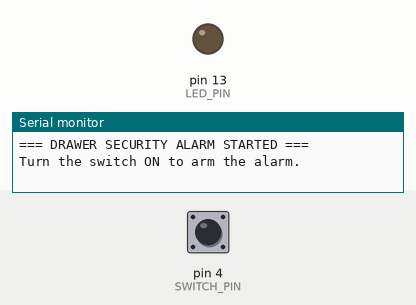
This sketch was run on a simulated Arduino Uno, built with avr-gcc and run on an emulated ATmega328P. Parts: output pins drawn as LEDs (lit = HIGH), the last lines printed to the serial monitor. Dashed ring = blinking. The test bench sets the inputs (shaded band); at power-on: pin 4 (SWITCH_PIN) HIGH.

Above: at 1.2 s.
1.3 s: pin 4 (SWITCH_PIN) pulled LOW for 3.2 s
At 1.43 s:
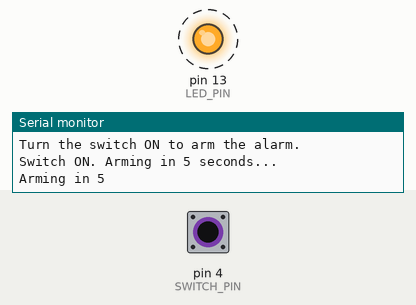
Timing chart, 0 to 6.1 s (numbered marks = the images above; inputs shaded):
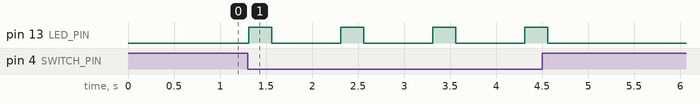

The sketch:

DRAWER_SECURITY_ALARM.ino
```cpp
/*
  DRAWER SECURITY ALARM - FINAL VERSION (Class 7)
  ------------------------------------------------
  How it works:
  1. Turn the switch ON to arm the alarm.
  2. Wait 5 seconds (countdown) so the drawer can be closed.
  3. A laser beam shines on the LDR module.
  4. If the beam is broken OR the IR sensor sees something,
     the alarm rings (buzzer + red LED).
  5. The alarm keeps ringing until the switch is turned OFF.

  Components: Arduino Uno, laser diode, LDR module, IR sensor,
              ON/OFF switch, buzzer, built-in LED
*/

// -------- PIN NAMES --------
const int LDR_PIN    = 2;    // LDR module DO pin
const int IR_PIN     = 3;    // IR sensor OUT pin
const int SWITCH_PIN = 4;    // ON/OFF switch
const int BUZZER_PIN = 8;    // Buzzer + pin
const int LED_PIN    = 13;   // Built-in red LED

// -------- SETTINGS (values you told me) --------
// LDR gives 0 (LOW) when laser hits it, so beam BROKEN = 1 (HIGH)
const int BEAM_BROKEN = HIGH;

// IR gives 0 (LOW) when it senses something
const int IR_DETECTED = LOW;

// -------- VARIABLES (boxes that remember things) --------
bool alarmRinging = false;   // false = quiet, true = alarm is ringing
bool systemArmed  = false;   // false = disarmed, true = armed

// ---------------------------------------------------
// setup() runs ONCE when the Arduino starts
// ---------------------------------------------------
void setup() {
  Serial.begin(9600);    // Start the Serial Monitor
  Serial.println("=== DRAWER SECURITY ALARM STARTED ===");
  Serial.println("Turn the switch ON to arm the alarm.");

  pinMode(LDR_PIN, INPUT);            // LDR gives us information (input)
  pinMode(IR_PIN, INPUT);             // IR gives us information (input)
  pinMode(SWITCH_PIN, INPUT_PULLUP);  // Switch input (ON = LOW)
  pinMode(BUZZER_PIN, OUTPUT);        // Buzzer is an output
  pinMode(LED_PIN, OUTPUT);           // LED is an output
}

// ---------------------------------------------------
// loop() runs again and again forever
// ---------------------------------------------------
void loop() {

  // ----- STEP 1: Read the switch -----
  // With INPUT_PULLUP: switch ON = LOW, switch OFF = HIGH
  bool switchIsOn = (digitalRead(SWITCH_PIN) == LOW);

  // ----- STEP 2: Switch is OFF -> disarm everything -----
  if (switchIsOn == false) {
    noTone(BUZZER_PIN);            // Buzzer silent
    digitalWrite(LED_PIN, LOW);    // LED off
    alarmRinging = false;          // Reset the alarm

    if (systemArmed == true) {     // Print only when something changes
      Serial.println("System DISARMED (switch OFF). Alarm stopped.");
      systemArmed = false;
    }

    delay(100);
    return;                        // Go back to the start of loop
  }

  // ----- STEP 3: Switch just turned ON -> countdown, then arm -----
  if (systemArmed == false) {
    Serial.println("Switch ON. Arming in 5 seconds...");

    for (int i = 5; i > 0; i--) {
      Serial.print("Arming in ");
      Serial.println(i);
      digitalWrite(LED_PIN, HIGH);   // Blink LED during countdown
      delay(250);
      digitalWrite(LED_PIN, LOW);
      delay(750);

      // If the switch is turned OFF during countdown, cancel
      if (digitalRead(SWITCH_PIN) == HIGH) {
        Serial.println("Countdown cancelled.");
        return;
      }
    }

    systemArmed = true;
    Serial.println("System ARMED. Watching the drawer...");
  }

  // ----- STEP 4: Read both sensors -----
  bool laserBroken = (digitalRead(LDR_PIN) == BEAM_BROKEN);
  bool irDetected  = (digitalRead(IR_PIN) == IR_DETECTED);

  // ----- STEP 5: Start the alarm if a sensor triggers -----
  // Once alarmRinging becomes true, it stays true until switch OFF.
  if (alarmRinging == false) {

    if (laserBroken == true) {
      Serial.println("ALERT! Laser beam is BROKEN!");
      alarmRinging = true;
    }

    if (irDetected == true) {
      Serial.println("ALERT! IR sensor detected something!");
      alarmRinging = true;
    }
  }

  // ----- STEP 6: If the alarm is ringing, make noise and light -----
  if (alarmRinging == true) {
    // Siren effect: high tone, then low tone
    digitalWrite(LED_PIN, HIGH);
    tone(BUZZER_PIN, 2000);        // High tone
    delay(200);
    digitalWrite(LED_PIN, LOW);
    tone(BUZZER_PIN, 1000);        // Low tone
    delay(200);
  }
}
```

Measured:
- after the input at 1.3 s, pin 13 (LED_PIN): alternates HIGH for 0.25 s and LOW for 0.75 s, 8 changes in all, then stays LOW, starting at once
